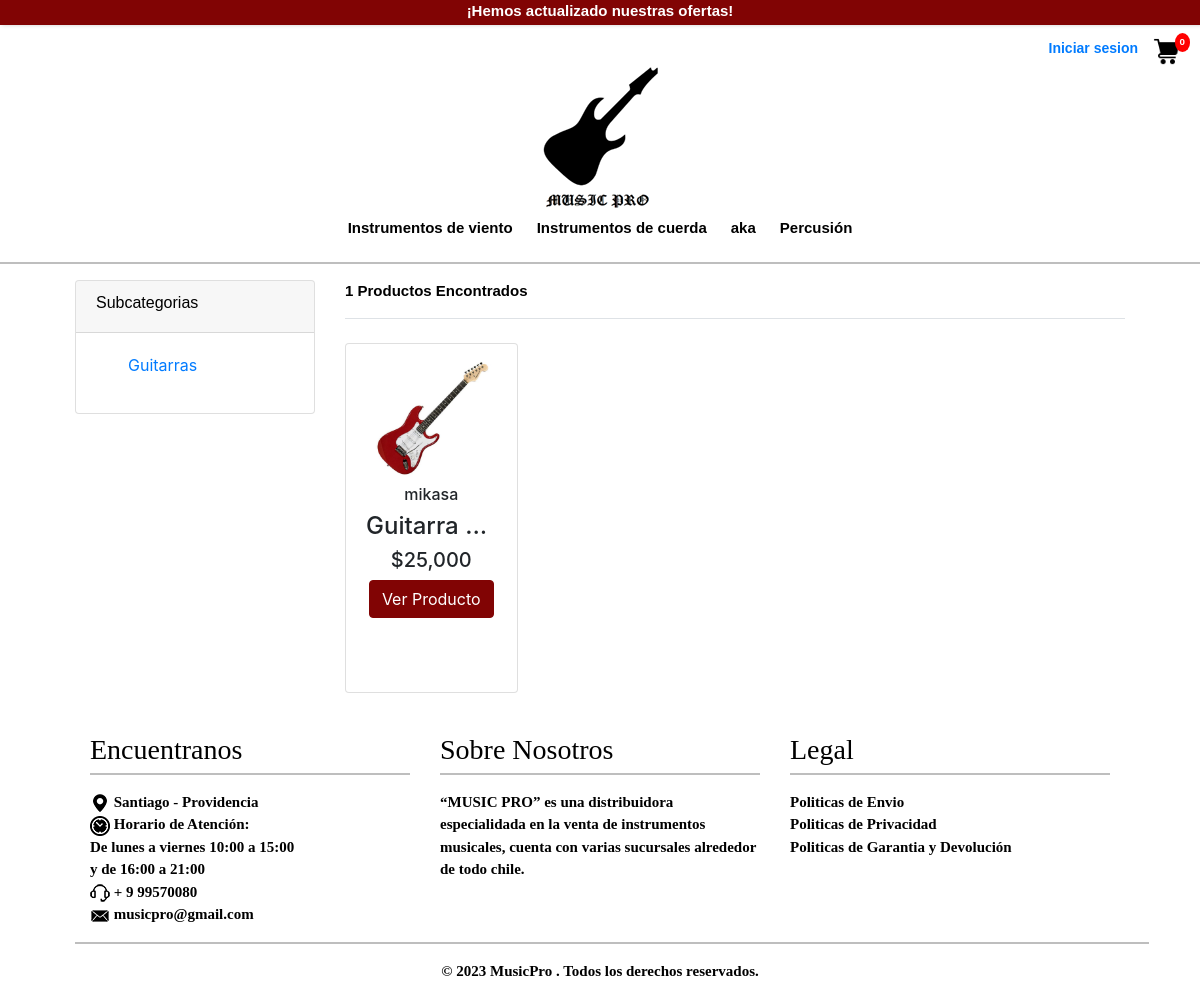
The page /store/instrumentos-de-cuerda/ on the database as committed earlier.
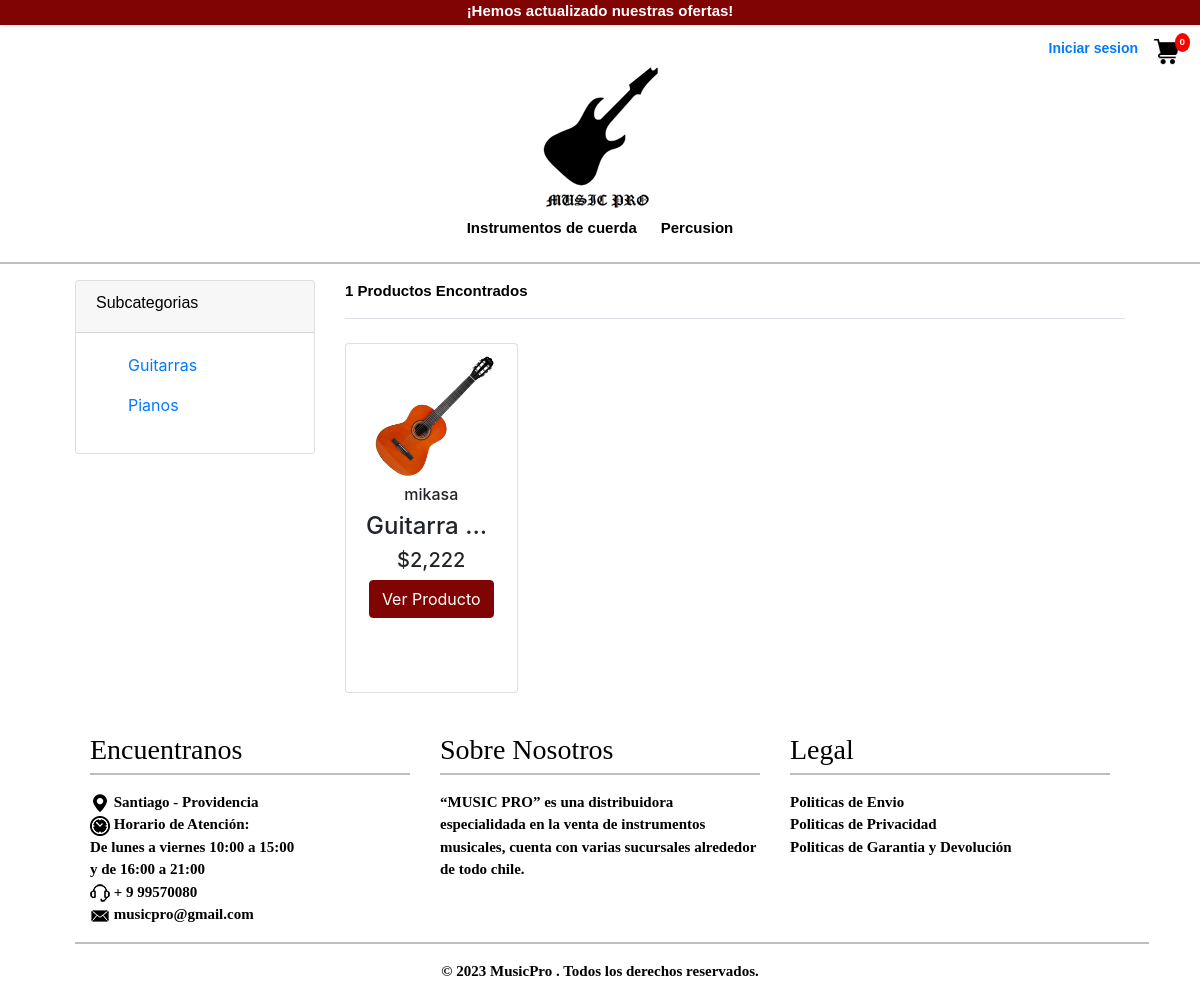
The same page on the database as committed later.
### app/models.py (models this page shows, shortened)
class Categoria(models.Model):
    nombreCategoria = models.CharField(max_length=50,primary_key=True, verbose_name='nombre de la categoria', unique=True)
    descripcion = models.CharField(max_length=255, blank = True)
    slug = models.CharField(max_length=100)
    class Meta:
        verbose_name = 'category'
        verbose_name_plural = 'categories'

class SubCategoria(models.Model):
    nombreSubCategoria = models.CharField(max_length=50,primary_key=True, verbose_name='nombre subcategoria')
    descripcion = models.CharField(max_length=255, blank = True)
    slug = models.CharField(max_length=100)
    categoria = models.ForeignKey(Categoria, on_delete=models.CASCADE)
    slugcat = AutoSlugField(populate_from='categoria',null=True)
    class Meta:
        verbose_name = 'sub category'
        verbose_name_plural = 'sub categories'

class Producto(models.Model):
    SKU = models.IntegerField(primary_key=True, verbose_name='SKU')
    nombreProducto =  models.CharField(max_length=80 ,verbose_name='nombre', unique=True)
    slug = models.CharField(max_length=100)
    descripcion = models.TextField(verbose_name='descripcion')
    precio = models.IntegerField(verbose_name='precio')
    imagen=models.ImageField(upload_to='img/productos' , null=True)
    stock = models.IntegerField(verbose_name='stock')
    categoria= models.ForeignKey(Categoria,on_delete=models.CASCADE, )
    subcategoria= models.ForeignKey(SubCategoria,on_delete=models.CASCADE)
    tipoinstrumento= models.ForeignKey(TipoInstrumento,on_delete=models.CASCADE, blank=True, null=True)
    marca = models.ForeignKey(Marca,on_delete=models.CASCADE)
    is_available = models.BooleanField(default=True)
    create_date = models.DateTimeField(auto_now_add=True)
    modified_date = models.DateTimeField(auto_now=True)

class Marca(models.Model):
    nombreMarca = models.CharField(max_length=50,primary_key=True ,verbose_name='nombre Marca', unique=True)
    descripcion = models.CharField(max_length=255, blank = True)
    slug = models.CharField(max_length=100)
    def __str__(self) -> str:
        return self.nombreMarca

### app/views.py (the view)
# urls.py: path('store/<slug>/', store, name="store"),
def store (request, slug):
    tipo = None
    catslug = Categoria.objects.get(slug = slug)
    subcat = SubCategoria.objects.filter(categoria=catslug)
    productos = Producto.objects.filter(categoria=catslug)
    paginator = Paginator(productos, 8)
    page = request.GET.get('page')
    paged_productos = paginator.get_page(page)
    categorias = Categoria.objects.all()
    producto_count = productos.count()
    context = {
        'tipo':tipo,
        'subCat':subcat,
        'categorias':categorias,
        'productos': paged_productos,
        'producto_count': producto_count,
    }
    return render(request, 'app/tienda/store.html', context)

### carts/context_processors.py (called while the page is built)
def counter(request):
    cart_count = 0
    try:
        cart = Cart.objects.filter(cart_id=_cart_id(request))
        cart_items = CartItem.objects.all().filter(cart=cart[:1])
        for cart_item in cart_items:
            cart_count += cart_item.quantity
    except Cart.DoesNotExist:
        cart_count = 0
    return dict(cart_count=cart_count)

### carts/views.py (called while the page is built)
def _cart_id(request):
    cart = request.session.session_key
    if not cart:
        cart= request.session.create()
    return cart

### app/templates/app/tienda/store.html (shortened to what this page needs)
{% extends 'app/base.html' %}
{% load static %}
{% block contenido %}
<section class="section-content padding-y">
    <div class="container">
        <div class="row">
            <aside class="col-md-3">
                <div class="card">
                    <article class="filter-group">
                        <header class="card-header">
                            <h6 class="title">Subcategorias</h6>
                        </header>
                        <div class="filter-content collapse show" id="collapse_1" style="">
                            <div class="card-body">
                                {% for sub in subCat %}
                                <ul class="list-menu">
                                    <li><a
                                            href="{% url 'subCatfilter' sub.slugcat sub.slug  %}">{{sub.nombreSubCategoria}}</a>
                                    </li>
                                </ul>
                                {% endfor %}
                            </div>
                        </div>
                </div>
            </aside>
            <main class="col-md-9">
                <header class="border-bottom mb-4 pb-3">
                    <div class="form-inline">
                        <span class="mr-md-auto">{{ producto_count }} Productos Encontrados</span>
                    </div>
                </header>
                {% load humanize %}
                <div class="row">
                    {% for p in productos %}
                    <div class="col-xs col-sm-6 col-md col-lg-3">
                        <div class="producto">
                            <div class="card">
                                <div class="body-card">
                                    <div class="text-center"><img src="{{ p.imagen.url}}" class="img-fluid">
                                    </div>
                                    <h6 class="text-center ">{{p.marca}}</h6>
                                    <h4 class="text-center text-truncate">{{p.nombreProducto}}</h4>
                                    <h5 class="text-center ">${{p.precio | intcomma}}</h5>
                                    <a href="{% url 'detalle' p.SKU %}">
                                        <div class="text-center"> <button type="button" class="btn btn-success ">
                                                Ver Producto</button>
                                    </a>
                                </div>
                            </div>
                        </div>
                    </div>
                </div>
                {% endfor %}
        </div>
        {% endblock %}

### app/templates/app/base.html (shortened to what this page needs)
<!DOCTYPE html>
<html lang="es">
<head>
    <link rel="stylesheet" href="https://cdn.jsdelivr.net/bxslider/4.2.12/jquery.bxslider.css">
    <link href="https://cdn.jsdelivr.net/npm/bootstrap@5.0.2/dist/css/bootstrap.min.css" rel="stylesheet"
>
    <link rel="stylesheet" href="https://stackpath.bootstrapcdn.com/bootstrap/4.5.2/css/bootstrap.min.css">
    {% load static %}
    <link rel="stylesheet" href="{% static 'css/estilos.css' %}">
</head>
<body>
    <header>
        <div class="contenedor-anuncio">
            ¡Hemos actualizado nuestras ofertas!
        </div>
        <div class="sesion mt-60">
            {% if user.is_authenticated %}
            <li>
                Bienvenido/a: <a href="#">{{user.email}}</a>
                &nbsp;
                <a href="{% url 'logout' %}">Cerrar Sesion </a>
                {% if user.is_staff %}
                &nbsp;
                <a href="{%url 'adminView' %}">Panel de Admin</a>
                {% endif %}
            </li>
            {% else %}
            <li>
                <a href="{% url 'loginCli' %}">Iniciar sesion </a>
            </li>
            {% endif %}
            <div id="cart" class="cart-icon">
                <a href="{% url 'cart' %}"><img src="{% static 'img/icons/carrito.png' %}" alt="Carrito"></a>
                <div id="cart-quantity">{{ cart_count }}</div>
            </div>
        </div>
        <div class="contenedor-logo">
            <a href="{%url 'home' %}">
                <img href class="logo" src="{% static 'img/logo.png' %}" alt="logo"></a>
        </div>
        <ul class="nav nav-pills nav-justified mb-3 mx-5" id="ex1" role="tablist">
            {% for ve in categorias %}
            <li> <a href="{% url 'store' ve.slug %}"> {{ve.nombreCategoria}}</a></li>
            {% endfor %}
        </ul>
        <hr>
    </header>
    <div class="contenido">
        {% block contenido %}
        {% endblock %}
    </div>
    <footer>
        <div class="container">
            <div class="row">
                <div class="col-md-4 footer-col">
                    <h3>Encuentranos</h3>
                    <hr>
                    <ul class="list-inline">
                        <li>
                            <img src="{% static 'img/icons/ubicacion.png' %}" class="img-fluid">
                            Santiago - Providencia
                        </li>
                        <li>
                            <img src="{% static 'img/icons/horario.png' %}" class="img-fluid">
                            Horario de Atención: <br>De lunes a viernes
                            10:00 a 15:00 <br> y de 16:00 a 21:00
                        </li>
                        <li>
                            <img src="{% static 'img/icons/atencion.png' %}" class="img-fluid">
                            + 9 99570080
                        </li>
                        <li>
                            <img src="{% static 'img/icons/correo.png' %}" class="img-fluid">
                            <a target="_self" href="#">musicpro@gmail.com</a>
                        </li>
                    </ul>
                </div>
                <div class="col-md-4 footer-col">
                    <h3>Sobre Nosotros</h3>
                    <hr>
                    <ul class="list-inline">
                        <li>
                            “MUSIC PRO” es una distribuidora especialidada en la venta de instrumentos musicales, cuenta
                            con
                            varias sucursales alrededor de todo chile.
                        </li>
                    </ul>
                </div>
                <div class="col-md-4 footer-col">
                    <h3>Legal</h3>
                    <hr>
                    <ul class="list-inline">
                        <li>
                            <a target="_self" href="#">Politicas de Envio</a>
                        </li>
                        <li>
                            <a target="_self" href="#">Politicas de Privacidad</a>
                        </li>
                        <li>
                            <a target="_self" href="#"> Politicas de Garantia y Devolución</a>
                        </li>
                    </ul>
                </div>
                <hr>
            </div>
        </div>
        <div class="container">
            <div class="row">
                <div class="col-md-12 footer-col">
                    <div class="footer2">
                        © 2023 MusicPro . Todos los derechos reservados.
                    </div>
                </div>
            </div>
        </div>
    </footer>
</body>
</html>

### app/static/css/estilos.css (style rules this page uses)
* { margin: 0; padding: 0; }
body { background-color: white; }
header { width: 100%; background-color: #fff; font-family: Arial, Helvetica, sans-serif; font-weight: bold; font-size: 15px; color: #000; }
.sesion { font-size: 14px; display: flex; justify-content: flex-end; margin: 0px; margin-left: 50px; list-style: none; margin-right: 20px; }
.sesion li { margin-left: 150px; }
ul, ol { list-style: none; }
.nav { display: flex; justify-content: center; }
.nav>li { float: left; }
.nav li a { color: #000; text-decoration: none; padding: 6px 12px; display: block; }
#cart { position: relative; display: inline-block; margin-left: 15px; }
#cart img { height: 27px; width: 27px; }
#cart-quantity { position: absolute; top: -5px; right: -10px; background: red; color: white; padding: 2px 5px; border-radius: 50%; font-size: 0.7em; }
.mt-60 { margin-top: 13px; }
.contenedor-anuncio { background-color: #810404; color: white; width: 100%; height: 25px; text-align: center; box-shadow: 2px 0px 4px rgba(0, 0, 0, 0.2); }
.contenedor-logo { text-align: center; }
.contenido { background-color: #fff; width: 90%; margin: auto; }
.producto .card { height: 350px; width:100%; }
.producto .body-card { white-space: nowrap; overflow: hidden; text-overflow: ellipsis; margin-left:20px; margin-right:20px; margin-top:10px; }
.producto .body-card img { max-height: 200px; }
.producto img { object-fit: cover; }
.producto .card { margin-bottom: 20px; }
.producto .btn { margin-bottom: 10px; background-color: #810404; border-color: #810404; }
footer { color: black; width: 100%; margin: auto; font-family: Comic Sans MS; font-weight: bold; font-size: 15px; margin-bottom: 0px; margin-top: 20px; }
footer h3 { margin-bottom: 10px; margin: auto; margin-bottom: -10px; font-family: Comic Sans MS; }
footer a:link { color: black; text-decoration: none; }
.footer2 { margin: auto; width: 100%; display: flex; justify-content: center; }

Rows that differ between the two databases and show on the page:
removed Categoria: nombreCategoria "Instrumentos de viento"
removed Categoria: nombreCategoria "aka"
removed Categoria: nombreCategoria "Percusión"
added Categoria: nombreCategoria "Percusion"
added SubCategoria: nombreSubCategoria "Pianos"
changed Producto "Guitarra…": imagen: a different picture; precio "25,000" → "2,222"
